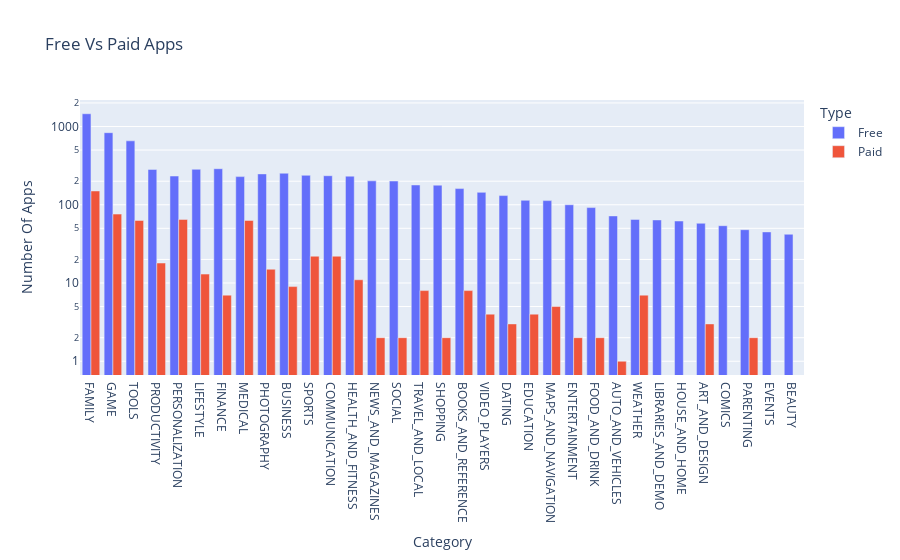

The notebook cell saved with this chart:
### Markdown cell above
**Challenge**: Use the plotly express bar [chart examples](https://plotly.com/python/bar-charts/#bar-chart-with-sorted-or-ordered-categories) and the [.bar() API reference](https://plotly.com/python-api-reference/generated/plotly.express.bar.html#plotly.express.bar) to create this bar chart: 

<img src=https://imgur.com/LE0XCxA.png>

You'll want to use the `df_free_vs_paid` DataFrame that you created above that has the total number of free and paid apps per category. 

See if you can figure out how to get the look above by changing the `categoryorder` to 'total descending' as outlined in the documentation here [here](https://plotly.com/python/categorical-axes/#automatically-sorting-categories-by-name-or-total-value).

### Code cell
#we want to make a new df of paid vs free apps, so we group by the category and type, and then add the app number count as a series using agg
df_free_vs_paid = df_apps_clean.groupby(["Category", "Type"], as_index=False).agg({'App': pd.Series.count})
df_free_vs_paid.head()

#we want to make our bar, graph, as it's pulling from multiple sets of data we get 2 bars for each entry
#we then add in the title, color and group the bars
fig = px.bar(df_free_vs_paid,
    x="Category",
    y ="App",
    title="Free Vs Paid Apps",
    color="Type",
    barmode="group",
    )

#now update it with titles, and the order descending for a better looking graph
fig.update_layout(
    xaxis_title="Category",
    yaxis_title="Number Of Apps",
    xaxis={'categoryorder':'total descending'},
    yaxis=dict(type='log')
                )

fig.show()

### Figure 1 — Plotly figure (JSON) as saved in the notebook; plotly's stock layout.template omitted (floating-point values rounded to 4 significant figures)
{"data": [{"alignmentgroup": "True", "hovertemplate": "Type=Free<br>Category=%{x}<br>App=%{y}<extra></extra>", "legendgroup": "Free", "marker": {"color": "#636efa", "pattern": {"shape": ""}}, "name": "Free", "offsetgroup": "Free", "orientation": "v", "showlegend": true, "textposition": "auto", "type": "bar", "x": ["ART_AND_DESIGN", "AUTO_AND_VEHICLES", "BEAUTY", "BOOKS_AND_REFERENCE", "BUSINESS", "COMICS", "COMMUNICATION", "DATING", "EDUCATION", "ENTERTAINMENT", "EVENTS", "FAMILY", "FINANCE", "FOOD_AND_DRINK", "GAME", "HEALTH_AND_FITNESS", "HOUSE_AND_HOME", "LIBRARIES_AND_DEMO", "LIFESTYLE", "MAPS_AND_NAVIGATION", "MEDICAL", "NEWS_AND_MAGAZINES", "PARENTING", "PERSONALIZATION", "PHOTOGRAPHY", "PRODUCTIVITY", "SHOPPING", "SOCIAL", "SPORTS", "TOOLS", "TRAVEL_AND_LOCAL", "VIDEO_PLAYERS", "WEATHER"], "xaxis": "x", "y": [58, 72, 42, 161, 253, 54, 235, 131, 114, 100, 45, 1456, 289, 92, 834, 232, 62, 64, 284, 113, 229, 202, 48, 233, 248, 283, 178, 201, 238, 656, 179, 144, 65], "yaxis": "y"}, {"alignmentgroup": "True", "hovertemplate": "Type=Paid<br>Category=%{x}<br>App=%{y}<extra></extra>", "legendgroup": "Paid", "marker": {"color": "#EF553B", "pattern": {"shape": ""}}, "name": "Paid", "offsetgroup": "Paid", "orientation": "v", "showlegend": true, "textposition": "auto", "type": "bar", "x": ["ART_AND_DESIGN", "AUTO_AND_VEHICLES", "BOOKS_AND_REFERENCE", "BUSINESS", "COMMUNICATION", "DATING", "EDUCATION", "ENTERTAINMENT", "FAMILY", "FINANCE", "FOOD_AND_DRINK", "GAME", "HEALTH_AND_FITNESS", "LIFESTYLE", "MAPS_AND_NAVIGATION", "MEDICAL", "NEWS_AND_MAGAZINES", "PARENTING", "PERSONALIZATION", "PHOTOGRAPHY", "PRODUCTIVITY", "SHOPPING", "SOCIAL", "SPORTS", "TOOLS", "TRAVEL_AND_LOCAL", "VIDEO_PLAYERS", "WEATHER"], "xaxis": "x", "y": [3, 1, 8, 9, 22, 3, 4, 2, 150, 7, 2, 76, 11, 13, 5, 63, 2, 2, 65, 15, 18, 2, 2, 22, 63, 8, 4, 7], "yaxis": "y"}], "layout": {"barmode": "group", "legend": {"title": {"text": "Type"}, "tracegroupgap": 0}, "title": {"text": "Free Vs Paid Apps"}, "xaxis": {"anchor": "y", "categoryorder": "total descending", "domain": [0, 1], "title": {"text": "Category"}}, "yaxis": {"anchor": "x", "domain": [0, 1], "title": {"text": "Number Of Apps"}, "type": "log"}}}
